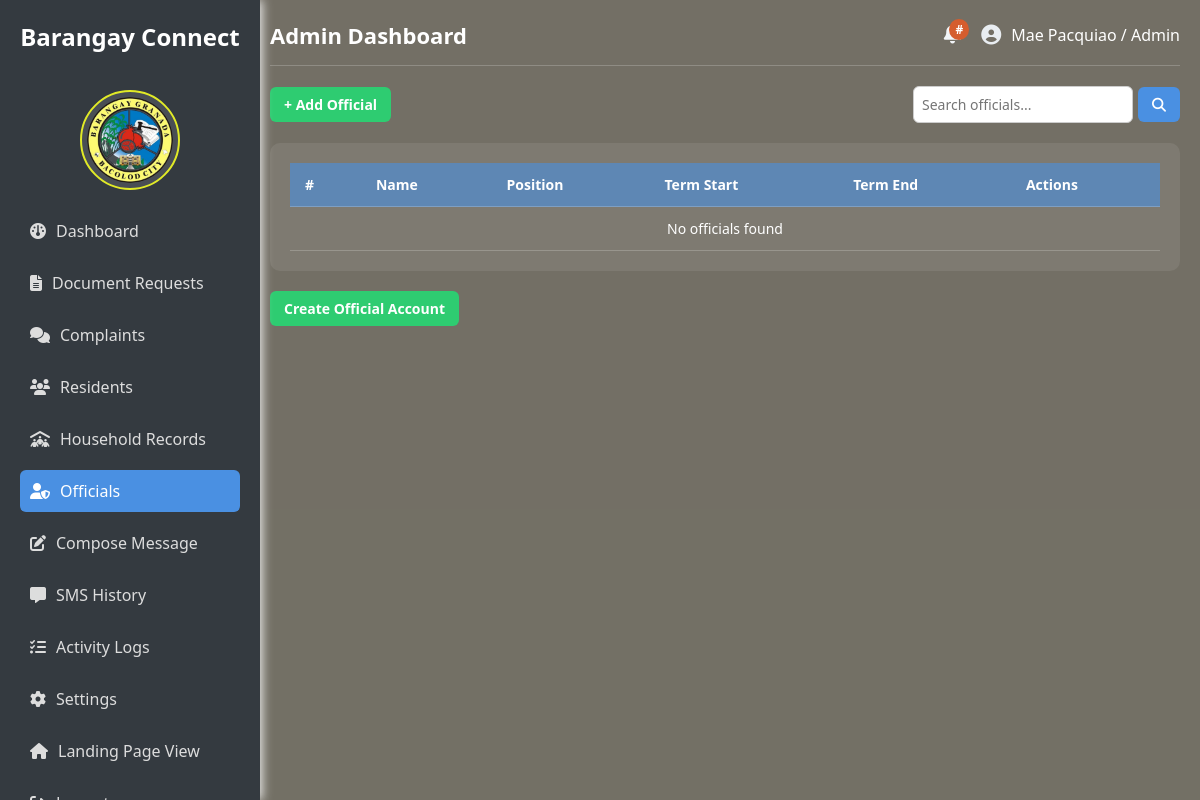
/admin/officials.php (signed in), run on an earlier commit of the app's database.
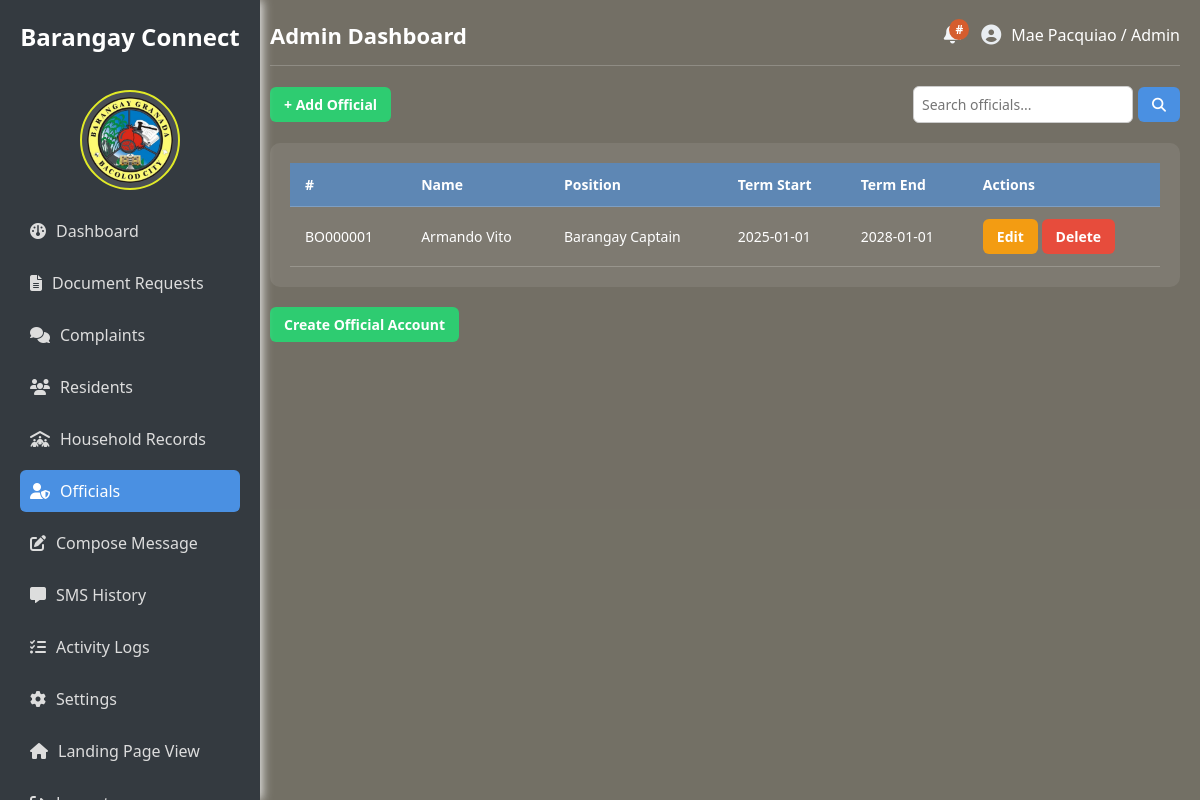
And on a later commit of the database.
### tables this page shows
CREATE TABLE `barangay_officials` (
  `official_id` varchar(20) NOT NULL,
  `user_id` varchar(20) NOT NULL,
  `position` varchar(100) NOT NULL,
  `term_start` date NOT NULL,
  `term_end` date NOT NULL
);

CREATE TABLE `users` (
  `user_id` varchar(20) NOT NULL,
  `fullname` varchar(100) NOT NULL,
  `username` varchar(100) NOT NULL,
  `password_hash` varchar(100) NOT NULL,
  `role` enum('Admin','Official','Resident') NOT NULL,
  `status` enum('active','inactive') NOT NULL,
  `date_registered` timestamp NOT NULL DEFAULT current_timestamp() ON UPDATE current_timestamp()
);

### admin/officials.php (the view, shortened to what this page needs)
<?php
require_once("../cons/config.php");
$officialsData = [];
$sql = "SELECT bo.official_id, u.fullname, bo.position, bo.term_start, bo.term_end
        FROM barangay_officials bo
        JOIN users u ON bo.user_id = u.user_id
        ORDER BY bo.official_id ASC";
$result = $conn->query($sql);
if ($result && $result->num_rows > 0) {
    while ($row = $result->fetch_assoc()) {
        $officialsData[] = $row;
    }
}
?>
<!DOCTYPE html>
<html lang="en">
<head>
  <link rel="stylesheet" href="https://cdnjs.cloudflare.com/ajax/libs/font-awesome/6.5.0/css/all.min.css">
</head>
<body>
  <div class="sidebar">
    <h2>Barangay Connect</h2><br>
    <img src="../assets/images/bg_logo.png" alt="Barangay Logo">
    <ul>
      <li><a href="admin_dashboard.php"><i class="fa-solid fa-gauge"></i> Dashboard</a></li>
      <li><a href="document_request.php"><i class="fa-solid fa-file-lines"></i> Document Requests</a></li>
      <li><a href="complaints.php"><i class="fa-solid fa-comments"></i> Complaints</a></li>
      <li><a href="residents.php"><i class="fa-solid fa-users"></i> Residents</a></li>
      <li><a href="household.php"><i class="fa-solid fa-people-roof"></i> Household Records</a></li>
      <li><a href="officials.php" class="active"><i class="fa-solid fa-user-shield"></i> Officials</a></li>
      <li><a href="compose_message.php"><i class="fa-solid fa-pen-to-square"></i> Compose Message</a></li>
      <li><a href="sms_history.php"><i class="fa-solid fa-message"></i> SMS History</a></li>
      <li><a href="activity_logs.php"><i class="fa-solid fa-list-check"></i> Activity Logs</a></li>
      <li><a href="settings.php"><i class="fa-solid fa-gear"></i> Settings</a></li>
      <li><a href="landing_page.php"><i class="fa-solid fa-house"></i> Landing Page View</a></li>
      <li><a href="../logout.php" onclick="return confirm('Are you sure you want to log out?');">
        <i class="fa-solid fa-right-from-bracket"></i> Logout</a></li>
    </ul>
  </div>
  <div class="main-content">
    <div class="header">
      <h1>Admin Dashboard</h1>
      <div class="right-section">
        <div class="notification">
          <span class="badge">#</span>
        </div>
        <div class="user">
          <i class="fa-solid fa-user-circle"></i>
          <span>  <?php
             if(isset($_SESSION["fullname"], $_SESSION["role"])) {
              echo htmlspecialchars($_SESSION["fullname"]) . " / " . htmlspecialchars($_SESSION["role"]);
          } else {
              echo "Guest";
          }
            ?></span>
        </div>
      </div>
    </div>
    <div class="top-bar">
  <button class="btn btn-add" onclick="openModal()">+ Add Official</button>
  <div class="search-bar">
    <input type="text" id="searchInput" placeholder="Search officials...">
    <button class="btn"><i class="fa fa-search"></i></button>
  </div>
</div>
    <div class="table-container">
      <table>
        <thead>
          <tr>
            <th>#</th>
            <th>Name</th>
            <th>Position</th>
            <th>Term Start</th>
            <th>Term End</th>
            <th>Actions</th>
          </tr>
        </thead>
        <tbody id="officialsTable">
  <?php if (!empty($officialsData)): ?>
    <?php foreach ($officialsData as $index => $official): ?>
      <tr>
        <td><?= htmlspecialchars($official['official_id']) ?></td>
        <td><?= htmlspecialchars($official['fullname']) ?></td>
        <td><?= htmlspecialchars($official['position']) ?></td>
        <td><?= htmlspecialchars($official['term_start']) ?></td>
        <td><?= htmlspecialchars($official['term_end']) ?></td>
        <td>
          <button class="btn btn-edit">Edit</button>
          <button class="btn btn-delete">Delete</button>
        </td>
      </tr>
    <?php endforeach; ?>
  <?php else: ?>
    <tr><td colspan="6" style="text-align:center;">No officials found</td></tr>
  <?php endif; ?>
</tbody>
      </table>
    </div>
  <div class="top-bar">
  <a href="create_officials.php" class="btn btn-add">Create Official Account</a>
  </div>
</div>
</body>
</html>

What changed in the data, as far as the page shows it:
added barangay_officials: official_id "BO000001", user.fullname "Armando Vito", position "Barangay Captain", term_start "2025-01-01", term_end "2028-01-01"
Also different on the page:
text no longer shown: "No officials found"
